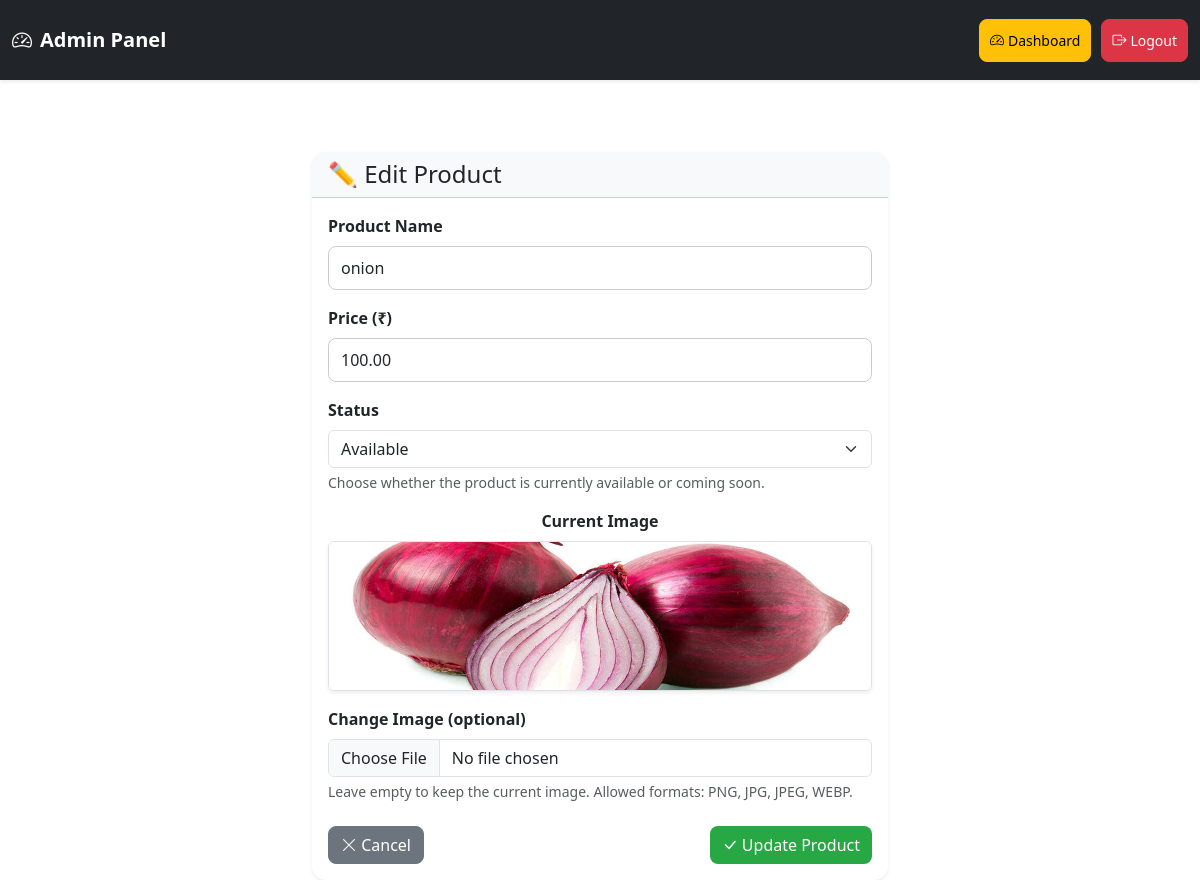
/admin/edit/1 (signed in), run on an earlier commit of the app's database.
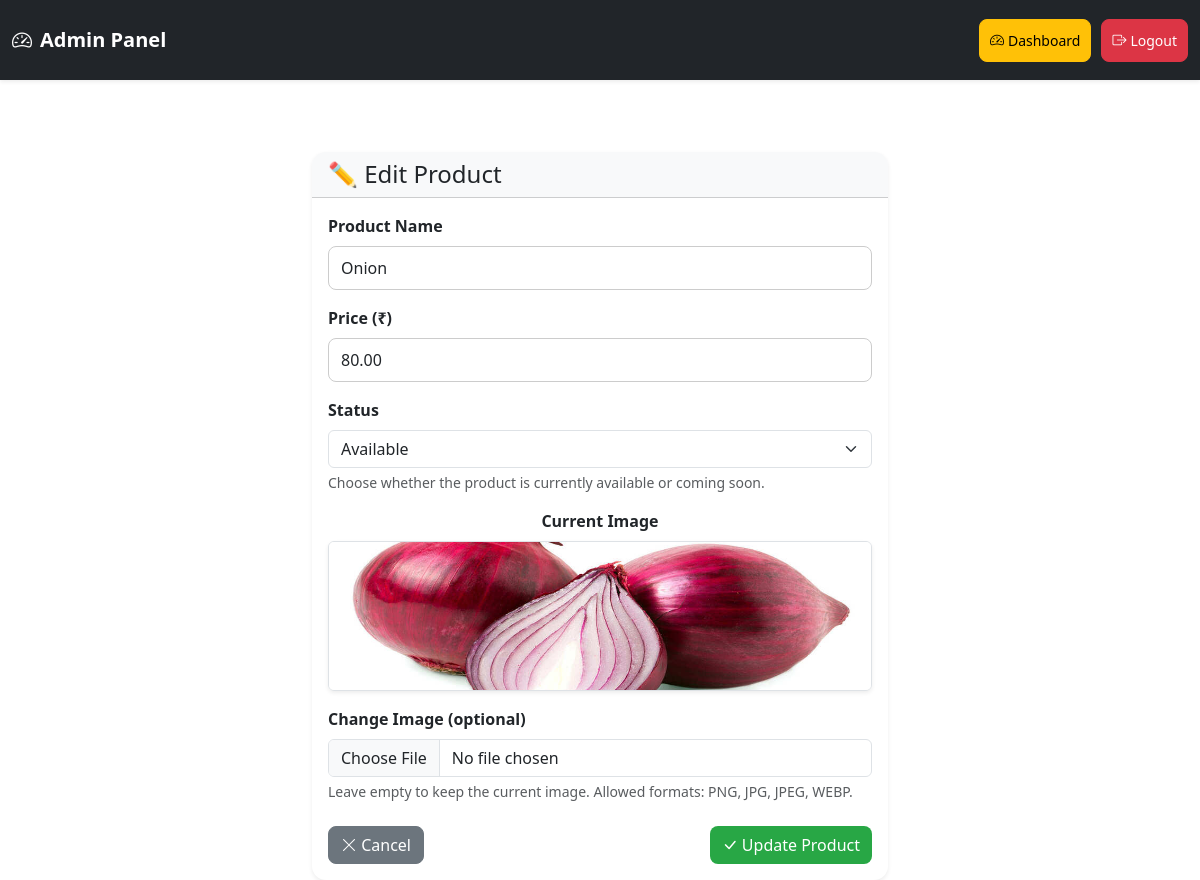
And on a later commit of the database.
### app.py (models this page shows)
class Product(db.Model):
    id = db.Column(db.Integer, primary_key=True)
    name = db.Column(db.String(150), nullable=False)
    price = db.Column(db.Float, nullable=False)
    image = db.Column(db.String(150), nullable=False)
    status = db.Column(db.String(20), default='available')

### app.py (the view, shortened to what this page needs)
@app.route('/admin/edit/<int:id>', methods=['GET', 'POST'])
@admin_required
def admin_edit(id):
    product = Product.query.get_or_404(id)
    return render_template('admin_edit.html', product=product)

### app.py (called while the page is built)
@login_manager.user_loader
def load_user(user_id):
    return db.session.get(User, int(user_id))

def admin_required(f):
    @wraps(f)
    def wrapper(*args, **kwargs):
        if not current_user.is_authenticated or not current_user.is_admin:
            flash("Admin access required!", "danger")
            return redirect(url_for('admin_login'))
        return f(*args, **kwargs)
    return wrapper

@app.context_processor
def inject_cart_count():
    if current_user.is_authenticated and not current_user.is_admin:
        count = Order.query.filter_by(
            user_id=current_user.id,
            payment_status="Pending"
        ).count()
    else:
        count = 0
    return dict(cart_count=count)

### templates/admin_edit.html (shortened to what this page needs)
{% extends 'admin_base.html' %}
{% block content %}
<div class="container mt-5" style="max-width: 600px;">
    <div class="card shadow-sm border-0">
        <div class="card-header bg-light d-flex justify-content-between align-items-center flex-wrap">
            <h4 class="mb-2 mb-md-0">✏️ Edit Product</h4>
        </div>
        <div class="card-body">
            <form method="POST" enctype="multipart/form-data">
                <div class="mb-3">
                    <label class="form-label fw-semibold">Product Name</label>
                    <input type="text"
                           name="name"
                           class="form-control"
                           value="{{ product.name }}"
                           placeholder="Enter product name"
                           required>
                </div>
                <div class="mb-3">
                    <label class="form-label fw-semibold">Price (₹)</label>
                    <input type="number"
                           step="0.01"
                           name="price"
                           class="form-control"
                           value="{{ "%.2f"|format(product.price) }}"
                           placeholder="Enter price"
                           required>
                </div>
                <div class="mb-3">
                    <label class="form-label fw-semibold">Status</label>
                    <select name="status" class="form-select" required>
                        <option value="available" {% if product.status == 'available' %}selected{% endif %}>Available</option>
                    </select>
                    <small class="text-muted d-block mt-1">
                        Choose whether the product is currently available or coming soon.
                    </small>
                </div>
                <div class="mb-3 text-center">
                    <label class="form-label fw-semibold d-block">Current Image</label>
                    <img src="{{ url_for('static', filename='images/' ~ product.image) }}"
                         class="rounded border shadow-sm"
                         style="max-height: 150px;">
                </div>
                <div class="mb-3">
                    <label class="form-label fw-semibold">Change Image (optional)</label>
                    <input type="file" name="image" class="form-control" accept="image/*">
                    <small class="text-muted d-block mt-1">
                        Leave empty to keep the current image. Allowed formats: PNG, JPG, JPEG, WEBP.
                    </small>
                </div>
                <div class="d-flex justify-content-between mt-4 flex-wrap gap-2">
                    <a href="{{ url_for('admin_dashboard') }}" class="btn btn-secondary">
                        <i class="bi bi-x-lg"></i> Cancel
                    </a>
                    <button type="submit" class="btn btn-primary">
                        <i class="bi bi-check-lg"></i> Update Product
                    </button>
                </div>
            </form>
        </div>
    </div>
</div>
{% endblock %}

What changed in the data, as far as the page shows it:
changed Product "Available": name "onion" → "Onion"; price "100.00" → "80.00"
